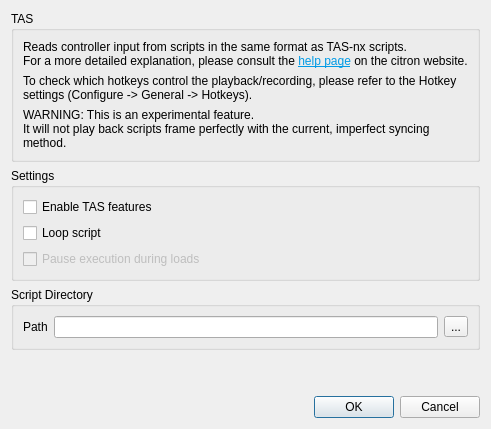
<?xml version="1.0" encoding="UTF-8"?>
<ui version="4.0">
 <class>ConfigureTas</class>
 <widget class="QDialog" name="ConfigureTas">
  <layout class="QVBoxLayout" name="verticalLayout_1">
   <item>
    <layout class="QHBoxLayout" name="horizontalLayout_1">
     <item>
      <widget class="QGroupBox" name="groupBox_1">
       <property name="title">
        <string>TAS</string>
       </property>
       <layout class="QGridLayout" name="gridLayout_1">
        <item row="0" column="0" colspan="4">
         <widget class="QLabel" name="label_1">
          <property name="text">
           <string>&lt;html&gt;&lt;head/&gt;&lt;body&gt;&lt;p&gt;Reads controller input from scripts in the same format as TAS-nx scripts.&lt;br/&gt;For a more detailed explanation, please consult the &lt;a href=&quot;https://citron-neo.org/help/feature/tas/&quot;&gt;&lt;span style=&quot; text-decoration: underline; color:#039be5;&quot;&gt;help page&lt;/span&gt;&lt;/a&gt; on the citron website.&lt;/p&gt;&lt;/body&gt;&lt;/html&gt;</string>
          </property>
          <property name="openExternalLinks">
           <bool>true</bool>
          </property>
         </widget>
        </item>
        <item row="1" column="0" colspan="4">
         <widget class="QLabel" name="label_2">
          <property name="text">
           <string>To check which hotkeys control the playback/recording, please refer to the Hotkey settings (Configure -&gt; General -&gt; Hotkeys).</string>
          </property>
          <property name="wordWrap">
           <bool>true</bool>
          </property>
         </widget>
        </item>
        <item row="2" column="0" colspan="4">
         <widget class="QLabel" name="label_3">
          <property name="text">
           <string>WARNING: This is an experimental feature.&lt;br/&gt;It will not play back scripts frame perfectly with the current, imperfect syncing method.</string>
          </property>
          <property name="wordWrap">
           <bool>true</bool>
          </property>
         </widget>
        </item>
       </layout>
      </widget>
     </item>
    </layout>
   </item>
   <item>
    <layout class="QHBoxLayout" name="horizontalLayout_2">
     <item>
      <widget class="QGroupBox" name="groupBox_2">
       <property name="title">
        <string>Settings</string>
       </property>
       <layout class="QGridLayout" name="gridLayout_2">
        <item row="0" column="0" colspan="4">
         <widget class="QCheckBox" name="tas_enable">
          <property name="text">
           <string>Enable TAS features</string>
          </property>
         </widget>
        </item>
        <item row="1" column="0" colspan="4">
         <widget class="QCheckBox" name="tas_loop_script">
          <property name="text">
           <string>Loop script</string>
          </property>
         </widget>
        </item>
        <item row="2" column="0" colspan="4">
         <widget class="QCheckBox" name="tas_pause_on_load">
          <property name="enabled">
           <bool>false</bool>
          </property>
          <property name="text">
           <string>Pause execution during loads</string>
          </property>
         </widget>
        </item>
       </layout>
      </widget>
     </item>
    </layout>
   </item>
   <item>
    <layout class="QHBoxLayout" name="horizontalLayout_3">
     <item>
      <widget class="QGroupBox" name="groupBox_3">
       <property name="title">
        <string>Script Directory</string>
       </property>
       <layout class="QGridLayout" name="gridLayout_3">
        <item row="0" column="0">
         <widget class="QLabel" name="label_4">
          <property name="text">
           <string>Path</string>
          </property>
         </widget>
        </item>
        <item row="0" column="3">
         <widget class="QToolButton" name="tas_path_button">
          <property name="text">
           <string>...</string>
          </property>
         </widget>
        </item>
        <item row="0" column="2">
         <widget class="QLineEdit" name="tas_path_edit"/>
        </item>
       </layout>
      </widget>
     </item>
    </layout>
   </item>
   <item>
    <spacer name="verticalSpacer">
     <property name="orientation">
      <enum>Qt::Vertical</enum>
     </property>
     <property name="sizeHint" stdset="0">
      <size>
       <width>20</width>
       <height>40</height>
      </size>
     </property>
    </spacer>
   </item>
   <item>
    <widget class="QDialogButtonBox" name="buttonBox">
     <property name="sizePolicy">
      <sizepolicy hsizetype="Preferred" vsizetype="Preferred">
       <horstretch>0</horstretch>
       <verstretch>0</verstretch>
      </sizepolicy>
     </property>
     <property name="orientation">
      <enum>Qt::Horizontal</enum>
     </property>
     <property name="standardButtons">
      <set>QDialogButtonBox::Cancel|QDialogButtonBox::Ok</set>
     </property>
    </widget>
   </item>
  </layout>
 </widget>
 <resources/>
 <connections>
  <connection>
   <sender>buttonBox</sender>
   <signal>accepted()</signal>
   <receiver>ConfigureTas</receiver>
   <slot>accept()</slot>
   <hints>
    <hint type="sourcelabel">
     <x>20</x>
     <y>20</y>
    </hint>
    <hint type="destinationlabel">
     <x>20</x>
     <y>20</y>
    </hint>
   </hints>
  </connection>
  <connection>
   <sender>buttonBox</sender>
   <signal>rejected()</signal>
   <receiver>ConfigureTas</receiver>
   <slot>reject()</slot>
   <hints>
    <hint type="sourcelabel">
     <x>20</x>
     <y>20</y>
    </hint>
    <hint type="destinationlabel">
     <x>20</x>
     <y>20</y>
    </hint>
   </hints>
  </connection>
 </connections>
</ui>
